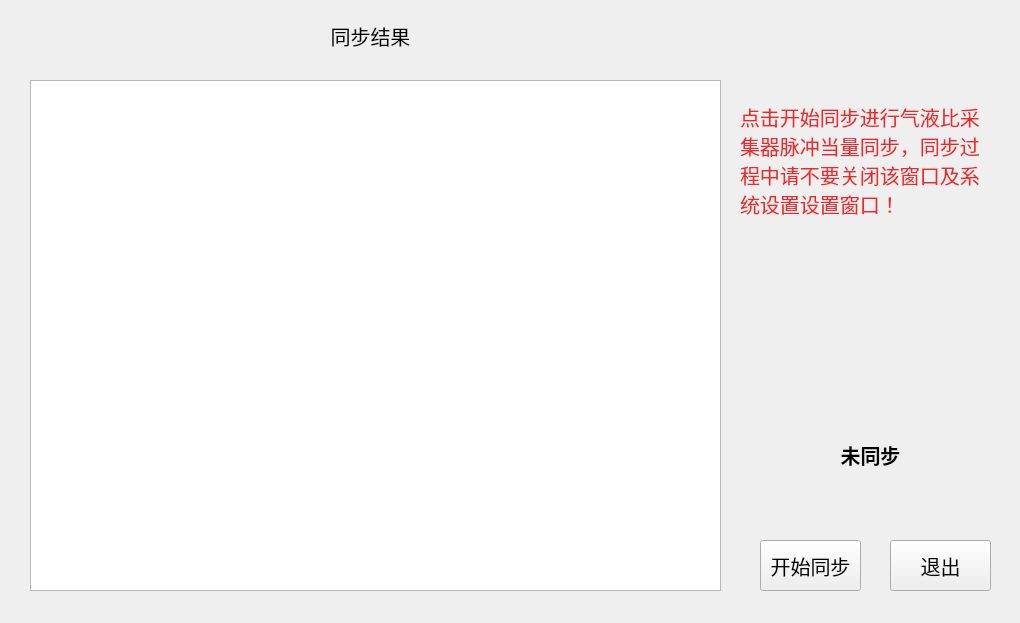
<?xml version="1.0" encoding="UTF-8"?>
<ui version="4.0">
 <class>One_click_sync</class>
 <widget class="QMainWindow" name="One_click_sync">
  <property name="geometry">
   <rect>
    <x>0</x>
    <y>0</y>
    <width>1020</width>
    <height>623</height>
   </rect>
  </property>
  <property name="windowTitle">
   <string>脉冲当量同步</string>
  </property>
  <property name="windowIcon">
   <iconset resource="../picture_.qrc">
    <normaloff>:/picture/油枪图标/加油枪.png</normaloff>:/picture/油枪图标/加油枪.png</iconset>
  </property>
  <widget class="QWidget" name="centralwidget">
   <widget class="QTableView" name="tableView">
    <property name="geometry">
     <rect>
      <x>30</x>
      <y>80</y>
      <width>691</width>
      <height>511</height>
     </rect>
    </property>
    <property name="horizontalScrollBarPolicy">
     <enum>Qt::ScrollBarAlwaysOff</enum>
    </property>
    <property name="textElideMode">
     <enum>Qt::ElideMiddle</enum>
    </property>
   </widget>
   <widget class="QPushButton" name="pushButton">
    <property name="geometry">
     <rect>
      <x>760</x>
      <y>540</y>
      <width>101</width>
      <height>51</height>
     </rect>
    </property>
    <property name="font">
     <font>
      <pointsize>15</pointsize>
     </font>
    </property>
    <property name="text">
     <string>开始同步</string>
    </property>
   </widget>
   <widget class="QLabel" name="label_sync_sta_show">
    <property name="geometry">
     <rect>
      <x>820</x>
      <y>430</y>
      <width>101</width>
      <height>51</height>
     </rect>
    </property>
    <property name="font">
     <font>
      <pointsize>15</pointsize>
      <weight>75</weight>
      <bold>true</bold>
     </font>
    </property>
    <property name="focusPolicy">
     <enum>Qt::ClickFocus</enum>
    </property>
    <property name="frameShape">
     <enum>QFrame::NoFrame</enum>
    </property>
    <property name="frameShadow">
     <enum>QFrame::Plain</enum>
    </property>
    <property name="lineWidth">
     <number>3</number>
    </property>
    <property name="text">
     <string>未同步</string>
    </property>
    <property name="alignment">
     <set>Qt::AlignCenter</set>
    </property>
   </widget>
   <widget class="QLabel" name="label">
    <property name="geometry">
     <rect>
      <x>320</x>
      <y>20</y>
      <width>101</width>
      <height>31</height>
     </rect>
    </property>
    <property name="font">
     <font>
      <pointsize>15</pointsize>
     </font>
    </property>
    <property name="text">
     <string>同步结果</string>
    </property>
    <property name="alignment">
     <set>Qt::AlignCenter</set>
    </property>
   </widget>
   <widget class="QLabel" name="label_2">
    <property name="geometry">
     <rect>
      <x>740</x>
      <y>90</y>
      <width>251</width>
      <height>141</height>
     </rect>
    </property>
    <property name="font">
     <font>
      <pointsize>15</pointsize>
     </font>
    </property>
    <property name="text">
     <string>&lt;html&gt;&lt;head/&gt;&lt;body&gt;&lt;p&gt;&lt;span style=&quot; color:#ef2929;&quot;&gt;点击开始同步进行气液比采集器脉冲当量同步，同步过程中请不要关闭该窗口及系统设置设置窗口！&lt;/span&gt;&lt;/p&gt;&lt;/body&gt;&lt;/html&gt;</string>
    </property>
    <property name="wordWrap">
     <bool>true</bool>
    </property>
   </widget>
   <widget class="QPushButton" name="pushButton_2">
    <property name="geometry">
     <rect>
      <x>890</x>
      <y>540</y>
      <width>101</width>
      <height>51</height>
     </rect>
    </property>
    <property name="font">
     <font>
      <pointsize>15</pointsize>
     </font>
    </property>
    <property name="text">
     <string>退出</string>
    </property>
   </widget>
  </widget>
 </widget>
 <resources>
  <include location="../picture_.qrc"/>
 </resources>
 <connections/>
</ui>
